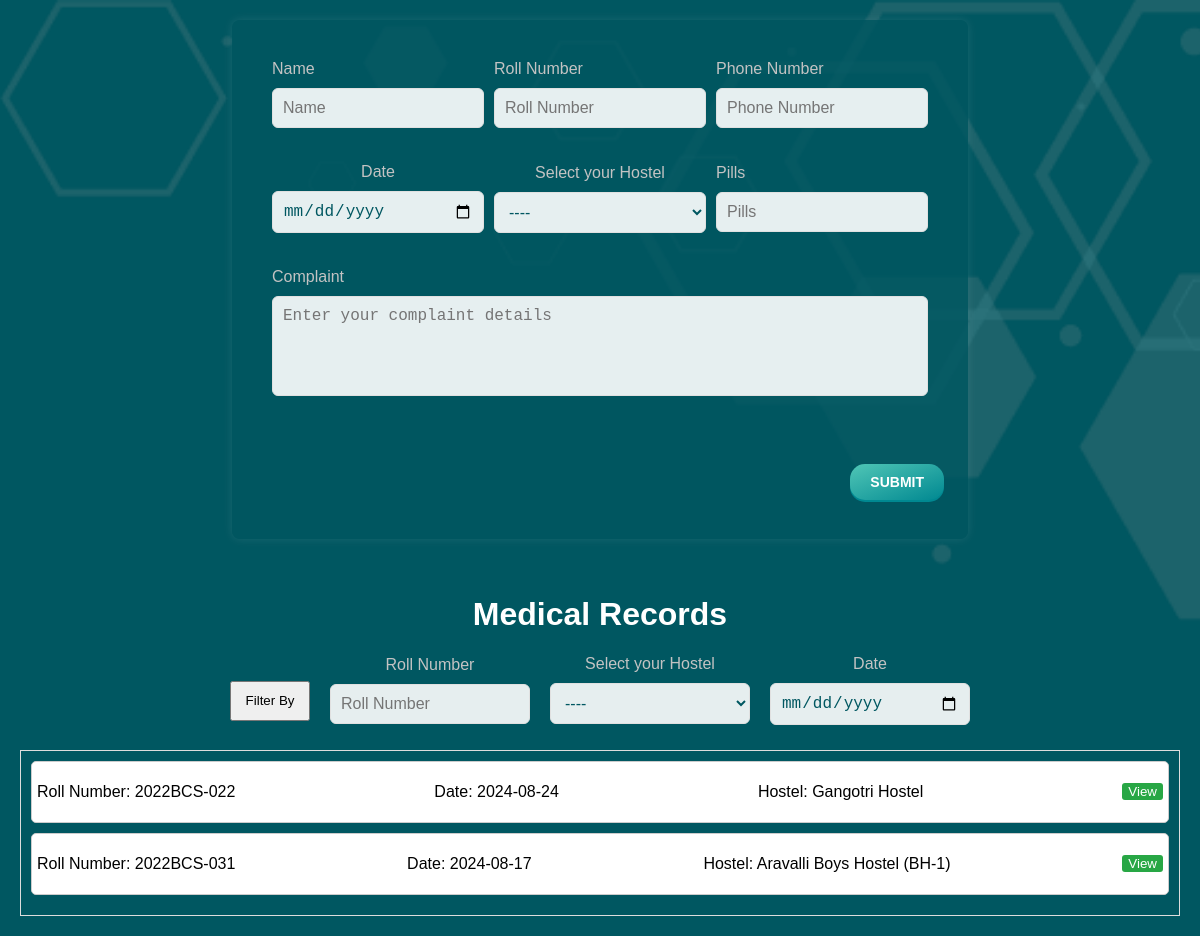
The app's page /medicalrecord, older data.
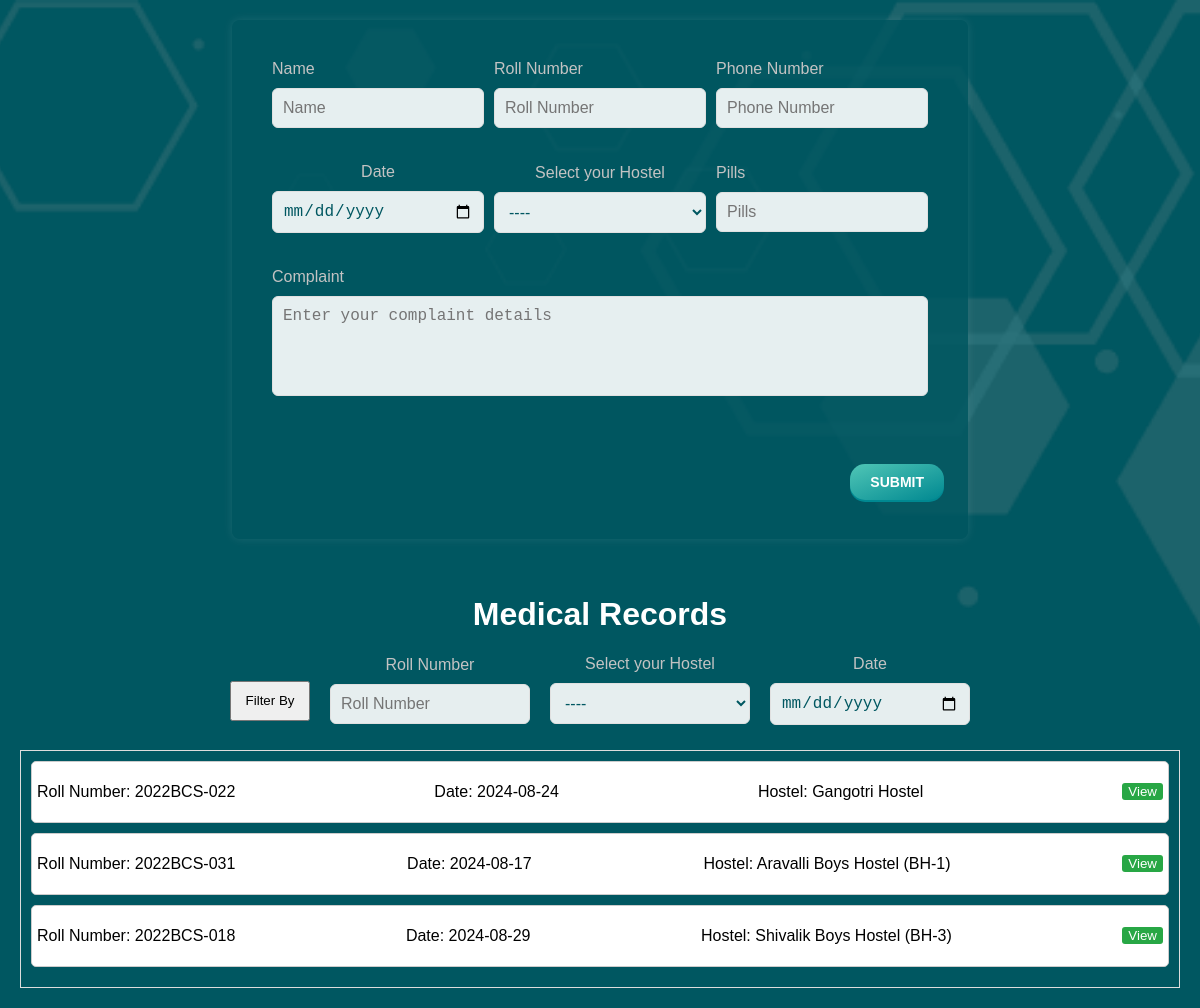
The same page, newer data.
### medico/models.py (models this page shows, shortened)
class MedicalRecord(db.Model):
    id = db.Column(db.Integer, primary_key=True)
    name = db.Column(db.String(100), nullable=False)
    roll_number = db.Column(db.String(50), nullable=False)
    phone_number = db.Column(db.String(15), nullable=False)
    date = db.Column(db.Date, nullable=False)
    hostel = db.Column(db.String(100), nullable=False)
    pills = db.Column(db.String(200), nullable=True)
    complaint = db.Column(db.Text, nullable=False)

### medico/routes.py (the view, shortened to what this page needs)
@app.route('/medicalrecord', methods=['GET', 'POST'])
def medicalrecord_page():
    records = MedicalRecord.query.all()
    return render_template('records.html', records=records)

### medico/templates/records.html (shortened to what this page needs)
<!DOCTYPE html>
<html lang="en">
<head>
</head>
<body
    style="background: url('../static/images/footer-bg.png') no-repeat center center fixed; background-size: cover; background-color: #005761;">
    <div class="container">
        <form method="POST" action="/medicalrecord">
            <div class="form-box">
                <div class="form-row">
                    <div>
                        <label for="named" class="formbold-form-label">Name </label>
                        <input type="text" name="named" id="named" placeholder="Name" class="formbold-form-input" required />
                    </div>
                    <div>
                        <label for="rollnod" class="formbold-form-label">Roll Number</label>
                        <input type="text" name="rollnod" id="rollnod" placeholder="Roll Number" class="formbold-form-input" required />
                    </div>
                    <div>
                        <label for="phoned" class="formbold-form-label">Phone Number </label>
                        <input type="text" name="phoned" id="phoned" placeholder="Phone Number" class="formbold-form-input" required />
                    </div>
                </div>
                <div class="form-row">
                    <div class="formbold-mb-5 w-full">
                        <label for="date" class="formbold-form-label"> Date </label>
                        <input type="date" name="date" id="date" class="formbold-form-input" required />
                    </div>
                    <div class="formbold-mb-5">
                        <label for="Select your Hostel" class="formbold-form-label"> Select your Hostel</label>
                        <select id="hostel" name="hostel" class="formbold-form-input" required>
                            <option value="----">----</option>
                        </select>
                    </div>
                    <div>
                        <label for="pills" class="formbold-form-label">Pills</label>
                        <input type="text" name="pills" id="pills" placeholder="Pills" class="formbold-form-input" />
                    </div>
                </div>
                <div class="form-row">
                    <div style="flex: 1;">
                        <label for="subject" class="formbold-form-label">Complaint</label>
                        <textarea id="subject" name="subject" placeholder="Enter your complaint details"
                            class="formbold-form-input" style="height:100px"></textarea>
                    </div>
                </div>
            </div>
            <div class="form-row" style="justify-content: flex-end;">
                <button type="submit" class="buttond">Submit</button>
            </div>
        </form>
    </div>
    <br>
    <br>
    <div class="records">
        <h1 style="color: white;">Medical Records </h1>
        <form class="filter"method="POST" action="/filtermedrecord"><div class="task-form">
            <button id="add-task" style=" height: 40px; width: 80px; margin-top: 1.5%;">
                Filter By
            </button>
    <div class="formbold-mb-5">
    <label for="rollNumber" class="formbold-form-label">Roll Number</label>
    <input type="text" name="rollNumber" id="rollNumber" placeholder="Roll Number" class="formbold-form-input" />
    </div>
    <div class="formbold-mb-5">
    <label for="Select your Hostel" class="formbold-form-label"> Select your Hostel</label>
    <select id="hostel" name="hostel" class="formbold-form-input">
        <option value="----">----</option>
    </select>
    </div>
            <div class="formbold-mb-5 w-full">
                <label for="deadline" class="formbold-form-label"> Date </label>
                <input type="date" name="date" id="date" class="formbold-form-input" />
            </div>
        </div>
    </form>
    </div>
    <div class="task-list" id="task-list" style="color: #f2f2f2;">
        {% for record in records %}
        <div class="task">
            <p>Roll Number: {{ record.roll_number }}</p>
            <p>Date: {{ record.date.strftime('%Y-%m-%d') }}</p>
            <p>Hostel: {{ record.hostel }}</p>
            <button class="view" data-id="{{ record.id }}">View</button>
        </div>
        {% endfor %}
    </div>
</body>
</html>

### medico/templates/records.html (style rules this page uses)
body { font-family: Arial, sans-serif; margin: 20px; background-color: #f4f4f4; }
.container { width: 60%; margin: auto; background: rgba(0, 87, 97, 0.8); padding: 20px; border-radius: 8px; box-shadow: 0 0 10px rgba(251, 244, 244, 0.1); }
.form-box { padding: 20px; margin-bottom: 20px; border-radius: 8px; }
.form-row { display: flex; justify-content: space-between; margin-bottom: 15px; }
.form-row div { flex: 1; margin-right: 10px; }
.form-row div:last-child { margin-right: 0; }
.form-box label { display: block; margin-bottom: 5px; }
.form-box input, .form-box select, .form-box textarea { width: 100%; padding: 10px; box-sizing: border-box; }
.form-box .form-row:last-child { justify-content: flex-end; }
.buttond { display: inline-block; padding: 10px 20px; margin: 4px; font-size: 14px; font-weight: bold; text-transform: uppercase; color: #fff; background-image: linear-gradient(to bottom right, #50c6b6, #008891); border: none; border-radius: 15px; box-shadow: 0px 2px 0px #008891; transition: all 0.2s ease-in-out; cursor: pointer; }
.records { text-align: center; }
.formbold-form-input { width: 100%; padding: 12px 24px; border-radius: 6px; border: 1px solid #e0e0e0; background: rgba(255, 255, 255, 0.9); font-weight: 500; font-size: 16px; color: #005761; outline: none; resize: none; }
.formbold-form-label { display: block; font-weight: 500; font-size: 16px; color: #c3c3c3; margin-bottom: 12px; }
.records { margin: 20px; }
.form-row { display: flex; justify-content: space-between; align-items: center; }
.formbold-form-label { display: block; margin-bottom: 5px; }
.formbold-form-input { width: 100%; padding: 8px; box-sizing: border-box; }
.task-form { display: flex; justify-content: center; align-items: center; gap: 20px; }
.formbold-mb-5 { display: flex; flex-direction: column; align-items: center; }
.formbold-form-input { padding: 10px; margin-top: 5px; margin-bottom: 5px; width: 200px; }
.task-list { border: 1px solid #ddd; padding: 10px; }
.task { display: flex; justify-content: space-between; align-items: center; margin-bottom: 10px; padding: 5px; border: 1px solid #ccc; border-radius: 5px; background-color: white; color: black; }
.task button { background-color: #28a745; color: white; border: none; border-radius: 3px; cursor: pointer; }
.view { background-color: #28a745; color: white; border: none; border-radius: 3px; cursor: pointer; }

Row changes from the older to the newer data that the page shows:
added MedicalRecord: roll_number "2022BCS-018", date "2024-08-29", hostel "Shivalik Boys Hostel (BH-3)"
